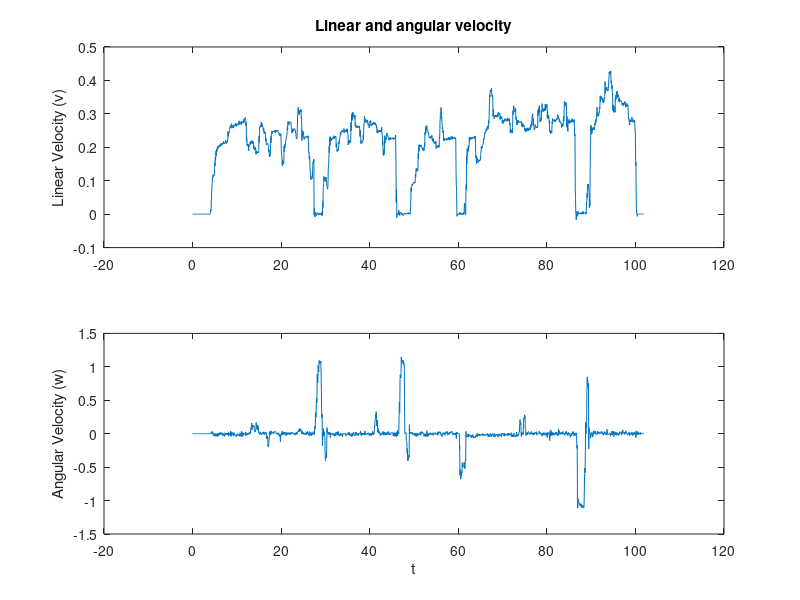

Recreate this plot in MATLAB. (Note: this script raises an error after producing the figure.)
clear
clc
%information filter turtlebot localization
load ('processed_data.mat')
v = vel_odom(1,:);
w = vel_odom(2,:);
t = odom_t;


MM = length(landmarks);
N = length(t);
show_movement = 1;%decide whether or not to show robot movement (1 --> show)
%% Plot Initial Velocity Data
figure(2); clf
subplot (2,1,1)
plot (t,v)
title('Linear and angular velocity')
ylabel('Linear Velocity (v)')
subplot(2,1,2)
plot (t,w)
ylabel('Angular Velocity (w)')
xlabel('t')

%% Velocity Motion Model
%initialize x,y,theta
x = zeros(1,N);
y = zeros(1,N);
theta = zeros(1,N);
dt = .1*ones(1,N);
x(1) = 6.86;
y(1) = 14.25;
theta(1) = -2.618;
for i=2:N
    dt(i) = t(i) - t(i-1);
%     if w(i) < .05 % Use simple straight line velocity motion model if angular velocity is too small
        x(i) = x(i-1) + (v(i)*cos(theta(i-1)))*dt(i);
        y(i) = y(i-1) + (v(i)*sin(theta(i-1)))*dt(i);
        theta(i) = theta(i-1) +w(i)*dt(i);
%     else
%         x(i) = x(i-1)-v(i)/w(i)*sin(theta(i-1))+v(i)/w(i)*sin(theta(i-1)+w(i)*dt(i));
%         y(i) = y(i-1)+v(i)/w(i)*cos(theta(i-1))-v(i)/w(i)*cos(theta(i-1)+w(i)*dt(i));
%         theta(i) = theta(i-1)+w(i)*dt(i);
%     end
    
    if show_movement == 1
        %show robot movement
        figure(1)
        u=[x(i),y(i),theta(i),t(i)];
        drawBot(u);
    end
end

%plot position data 
figure(3); clf
hold on
plot(x,y)
plot(pos_odom_se2(1,:),pos_odom_se2(2,:))
for m = 1:MM
    plot (landmarks(m,1),landmarks(m,2),'ob','LineWidth',2)
end
xlabel('x position')
ylabel('y position')
title ('Robot position')
legend('Estimated odometry', 'measured odometry','landmarks')

